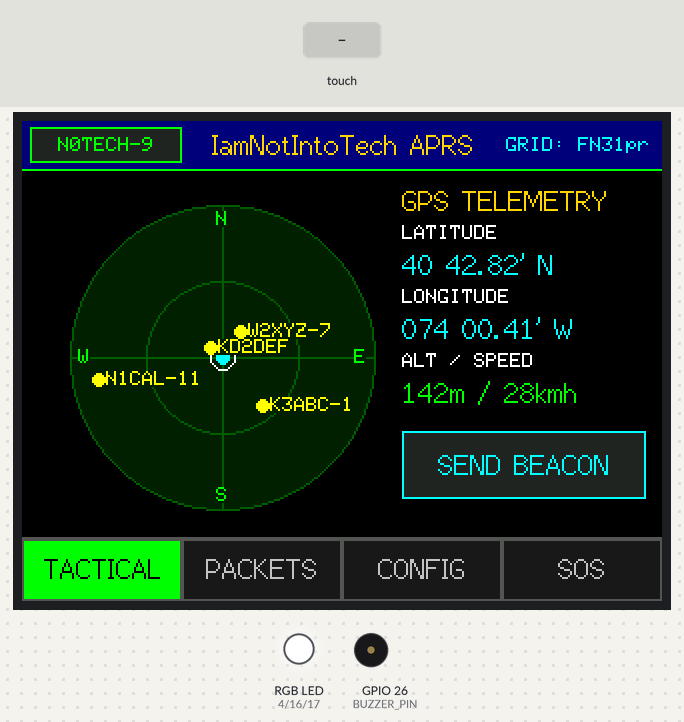
Recording of a program running on a simulated ESP32. Parts: 320×240 colour display, an RGB LED mixed from three pins (HIGH = lit), buzzer (waves = sounding). Dashed ring = blinking. Inputs (shaded band) come from the test bench.

Above: at 3.1 s.
3.2 s: touch panel pressed at 38 % / 90 % of its raw x / y range
At 4.5 s:
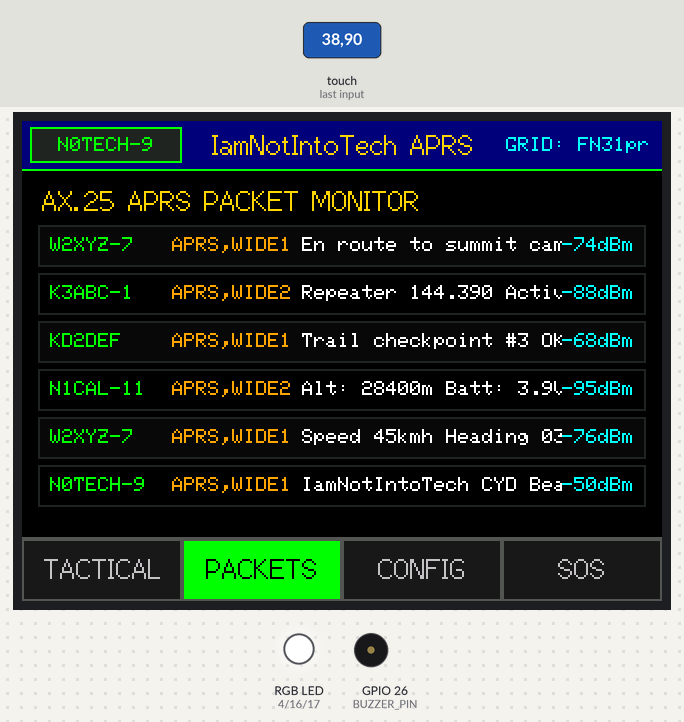
4.8 s: touch panel pressed at 62 % / 90 % of its raw x / y range
At 5.6 s:
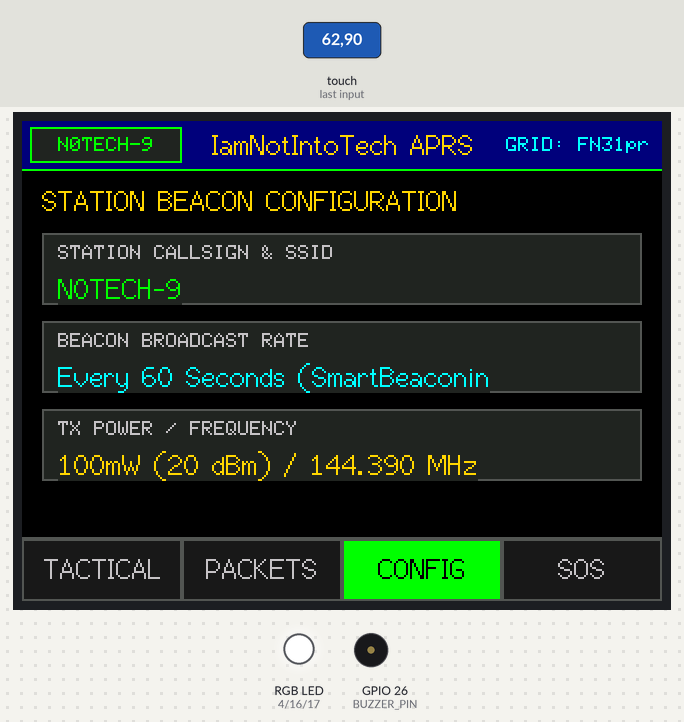
6.4 s: touch panel pressed at 87 % / 90 % of its raw x / y range
At 7.6 s:
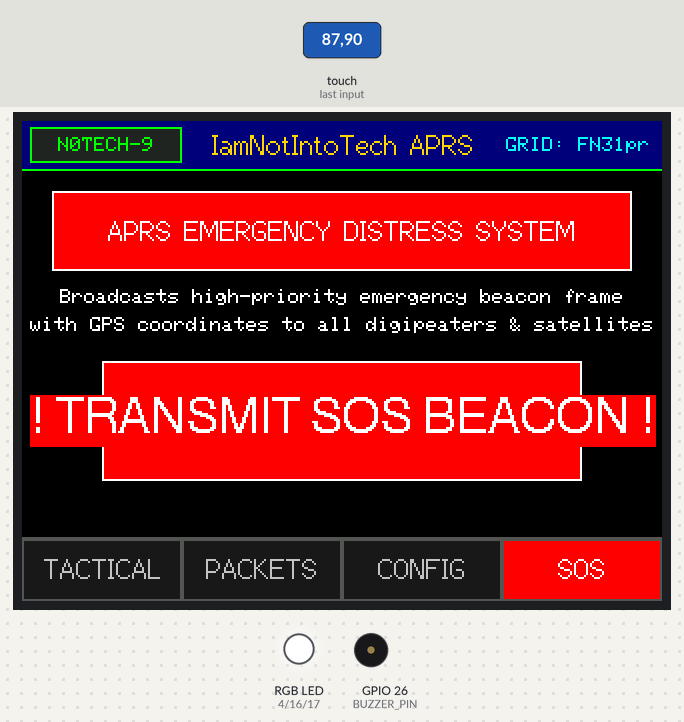
8.0 s: touch panel pressed at 38 % / 50 % of its raw x / y range
At 9.01 s:
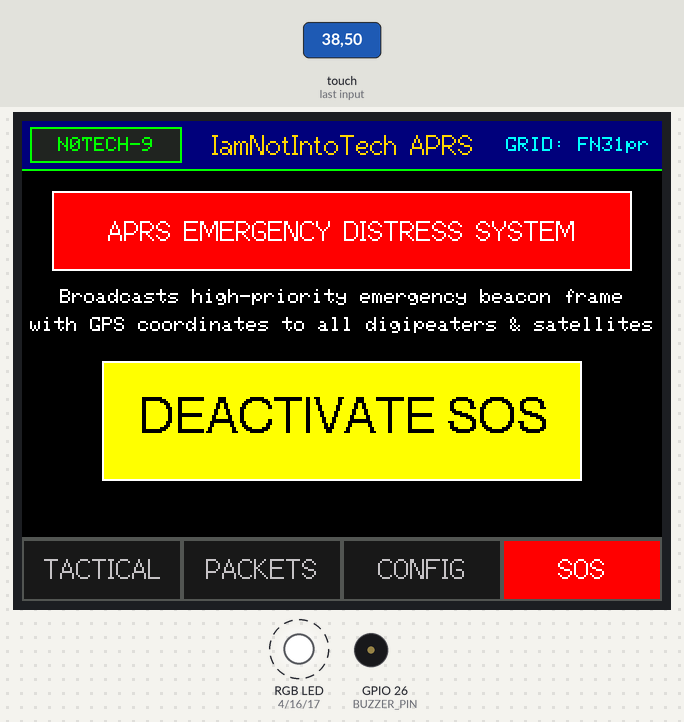
10.1 s: touch panel pressed at 62 % / 50 % of its raw x / y range
At 11.4 s:
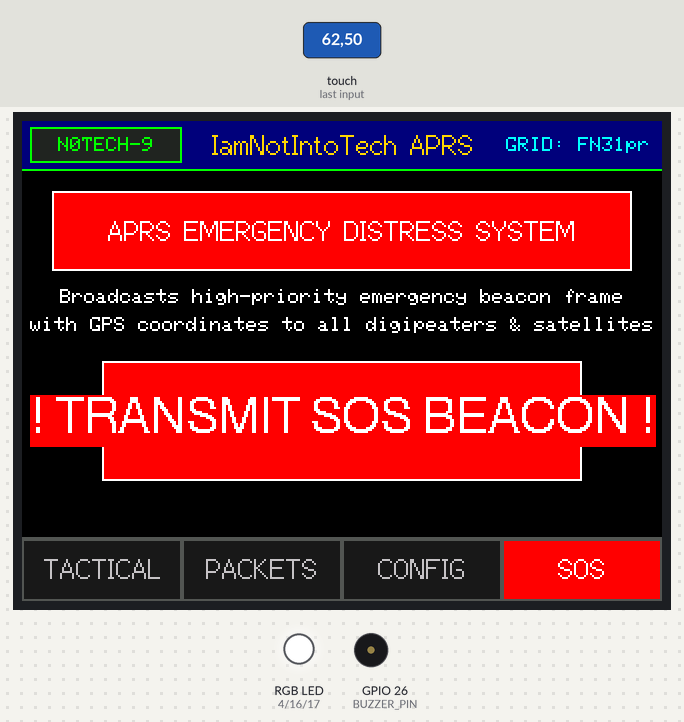
11.7 s: touch panel pressed at 87 % / 50 % of its raw x / y range
At 11.95 s:
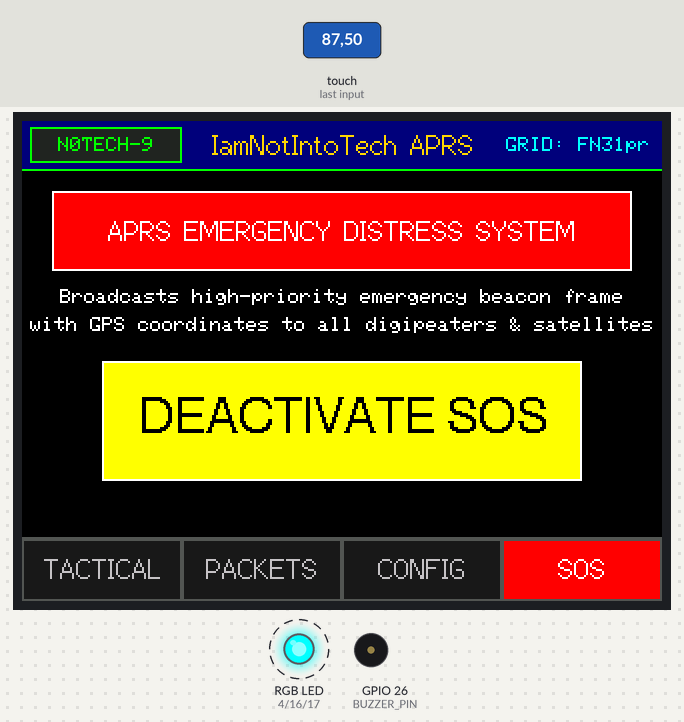
Timing chart, 0 to 15.3 s (numbered marks = the images above; inputs shaded):
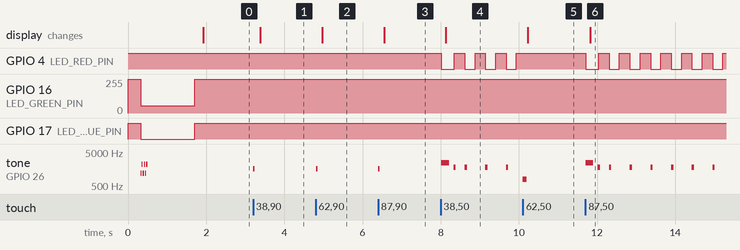

The program:

main.cpp
```cpp
/**
 * ============================================================================
 * Project 69 — CYD LoRa APRS Tactical Position Tracker & Beacon
 * Hardware: Cheap Yellow Display (ESP32-2432S028R 2.8" Resistive Touch)
 *
 * Features:
 *   - Tactical Amateur Radio APRS (Automatic Packet Reporting System) Terminal
 *   - 4 Touch-Navigated Tactical Views:
 *       1. TACTICAL RADAR GRID:
 *          • Polar range rings with Maidenhead Grid Locator (FN31pr)
 *          • Local GPS telemetry: Latitude, Longitude, Altitude, Speed & Course
 *          • Nearby APRS stations plotted with symbols ([Car], [Base], [Hiker], [Balloon])
 *       2. PACKET SNIFFER LOG:
 *          • Decoded AX.25 / APRS raw packet monitor with timestamps & RSSI (-84 dBm)
 *       3. BEACON CONFIG DECK:
 *          • My Callsign (N0TECH-9), SSID selector, Symbol icons, and Beacon rate
 *       4. EMERGENCY SOS BEACON:
 *          • High-priority emergency beacon trigger with siren & crimson strobe
 *   - Acoustic Bell 202 AFSK Sound Synthesis:
 *       • Simulates authentic 1200 Hz mark / 2200 Hz space tones on GPIO 26
 *   - Active-Low RGB LED: Blue on TX, Green on RX, Flashing Red on SOS
 *   - LDR Ambient Light Sensor on GPIO 34
 *
 * Community & Documentation:
 *   📺 Tutorial:  https://youtube.com/@IamNotIntoTech
 *   🖨️ Enclosure: https://youtube.com/@Makerrdesigns
 *
 * Brand: IamNotIntoTech
 * ============================================================================
 */

#include <Arduino.h>
#include <SPI.h>
#include <TFT_eSPI.h>
#include <XPT2046_Touchscreen.h>

// --- PIN DEFINITIONS ---
#define XPT2046_IRQ 36
#define XPT2046_MOSI 32
#define XPT2046_MISO 39
#define XPT2046_CLK 25
#define XPT2046_CS 33

#define LED_RED_PIN 4
#define LED_GREEN_PIN 16
#define LED_BLUE_PIN 17
#define BUZZER_PIN 26
#define LDR_PIN 34

// --- COLOR PALETTE (RGB565) ---
#define C_BLACK       0x0000
#define C_WHITE       0xFFFF
#define C_GREEN       0x07E0
#define C_CYAN        0x07FF
#define C_AMBER       0xFD20
#define C_RED         0xF800
#define C_YELLOW      0xFFE0
#define C_GOLD        0xFEA0
#define C_DARKGREY    0x2124
#define C_MIDGREY     0x52AA
#define C_LIGHTGREY   0xC618
#define C_NAVY        0x000F
#define C_TAB_BG      0x18C3
#define C_GRID_LINE   0x02E0

// --- HARDWARE INSTANCES ---
TFT_eSPI tft = TFT_eSPI();
SPIClass touchSPI(HSPI);
XPT2046_Touchscreen touch(XPT2046_CS, XPT2046_IRQ);

// --- DASHBOARD STATE ---
enum AprsView {
    VIEW_MAP_GRID  = 0,
    VIEW_PACKETS   = 1,
    VIEW_CONFIG    = 2,
    VIEW_SOS       = 3,
    VIEW_COUNT     = 4
};

const char* VIEW_NAMES[VIEW_COUNT] = {
    "TACTICAL", "PACKETS", "CONFIG", "SOS"
};

int currentView = VIEW_MAP_GRID;

// My Station Telemetry
const char* myCallsign = "N0TECH-9";
const char* myGrid = "FN31pr";
float myLat = 40.7128f;
float myLon = -74.0060f;
int myAltM = 142;
int mySpeedKmh = 28;
int myCourseDeg = 45;

int beaconIntervalSec = 60;
unsigned long lastBeaconTx = 0;
bool sosActive = false;
bool sosStrobeState = false;
unsigned long lastSosStrobe = 0;

// Nearby Stations
struct AprsNode {
    const char* callsign;
    const char* symbol;
    float distKm;
    float bearingDeg;
    int rssi;
};

#define NUM_NODES 4
AprsNode nearbyNodes[NUM_NODES] = {
    { "W2XYZ-7",  "[CAR]",     4.2f,  35.0f, -74 },
    { "K3ABC-1",  "[BASE]",    8.5f, 140.0f, -88 },
    { "N1CAL-11", "[BALLOON]", 16.8f, 260.0f, -95 },
    { "KD2DEF",   "[HIKER]",   2.1f, 310.0f, -68 }
};

// Packet Log Buffer
#define MAX_LOG 6
struct PacketEntry {
    const char* src;
    const char* dst;
    const char* info;
    int rssi;
};

PacketEntry packetLog[MAX_LOG] = {
    { "W2XYZ-7", "APRS,WIDE1", "En route to summit camp", -74 },
    { "K3ABC-1", "APRS,WIDE2", "Repeater 144.390 Active", -88 },
    { "KD2DEF",  "APRS,WIDE1", "Trail checkpoint #3 OK",   -68 },
    { "N1CAL-11","APRS,WIDE2", "Alt: 28400m Batt: 3.9V",   -95 },
    { "W2XYZ-7", "APRS,WIDE1", "Speed 45kmh Heading 030", -76 },
    { "N0TECH-9","APRS,WIDE1", "IamNotIntoTech CYD Beacon",-50 }
};

// --- HARDWARE HELPERS ---
void setRgbLed(uint8_t r, uint8_t g, uint8_t b) {
    analogWrite(LED_RED_PIN, 255 - r);
    analogWrite(LED_GREEN_PIN, 255 - g);
    analogWrite(LED_BLUE_PIN, 255 - b);
}

// AX.25 Bell 202 AFSK audio simulation (1200 / 2200 Hz tones)
void playAfskBurst() {
    int tones[] = { 1200, 2200, 1200, 1200, 2200, 1200, 2200, 2200 };
    for (int i = 0; i < 8; i++) {
        tone(BUZZER_PIN, tones[i], 18);
        delay(22);
    }
}

// --- BOOT SEQUENCE ---
void showBootSequence() {
    tft.fillScreen(C_BLACK);
    setRgbLed(0, 0, 0);

    tft.setTextColor(C_GOLD, C_BLACK);
    tft.setTextDatum(MC_DATUM);
    tft.drawString("IamNotIntoTech", 160, 45, 4);

    tft.setTextColor(C_GREEN, C_BLACK);
    tft.drawString("LoRa APRS TACTICAL POSITION BEACON", 160, 80, 2);

    // Radio antenna icon
    tft.drawCircle(160, 128, 22, C_GREEN);
    tft.drawCircle(160, 128, 14, C_CYAN);
    tft.drawFastVLine(160, 115, 30, C_WHITE);
    tft.fillCircle(160, 115, 3, C_GOLD);

    tft.setTextColor(C_LIGHTGREY, C_BLACK);
    tft.drawString("Initializing AX.25 144.390 MHz Radio...", 160, 185, 2);

    setRgbLed(0, 200, 255);
    playAfskBurst();

    delay(1200);
    setRgbLed(0, 0, 0);
    tft.fillScreen(C_BLACK);
}

// --- TOP HEADER ---
void renderHeader() {
    tft.fillRect(0, 0, 320, 24, C_NAVY);
    tft.drawFastHLine(0, 24, 320, C_GREEN);

    // Callsign badge
    tft.fillRect(4, 3, 76, 18, C_DARKGREY);
    tft.drawRect(4, 3, 76, 18, C_GREEN);
    tft.setTextColor(C_GREEN, C_DARKGREY);
    tft.setTextDatum(MC_DATUM);
    tft.drawString(myCallsign, 42, 12, 1);

    // Center branding
    tft.setTextColor(C_GOLD, C_NAVY);
    tft.drawString("IamNotIntoTech APRS", 160, 12, 2);

    // Grid locator
    tft.setTextDatum(MR_DATUM);
    tft.setTextColor(C_CYAN, C_NAVY);
    char gBuf[16];
    snprintf(gBuf, sizeof(gBuf), "GRID: %s", myGrid);
    tft.drawString(gBuf, 314, 12, 1);
}

// --- BOTTOM NAVIGATION TABS ---
void renderNavTabs() {
    tft.drawFastHLine(0, 208, 320, C_MIDGREY);
    for (int i = 0; i < VIEW_COUNT; i++) {
        int x = i * 80;
        bool active = (i == currentView);
        uint16_t bg = active ? (i == VIEW_SOS ? C_RED : C_GREEN) : C_TAB_BG;
        uint16_t textCol = active ? C_BLACK : C_LIGHTGREY;
        if (active && i == VIEW_SOS) textCol = C_WHITE;

        tft.fillRect(x, 209, 80, 31, bg);
        tft.drawRect(x, 209, 80, 31, C_MIDGREY);
        tft.setTextDatum(MC_DATUM);
        tft.setTextColor(textCol, bg);
        tft.drawString(VIEW_NAMES[i], x + 40, 224, 2);
    }
}

// --- VIEW 1: TACTICAL RADAR GRID ---
void renderTacticalGrid() {
    tft.fillRect(0, 25, 320, 183, C_BLACK);

    // Left Polar Radar Scope (Center X: 100, Y: 118, Radius 76)
    int cx = 100, cy = 118, r = 76;
    tft.fillCircle(cx, cy, r, 0x0100);
    tft.drawCircle(cx, cy, r, C_GRID_LINE);
    tft.drawCircle(cx, cy, r / 2, C_GRID_LINE);
    tft.drawFastHLine(cx - r, cy, r * 2, C_GRID_LINE);
    tft.drawFastVLine(cx, cy - r, r * 2, C_GRID_LINE);

    // Cardinal bearings
    tft.setTextColor(C_GREEN, 0x0100);
    tft.setTextDatum(MC_DATUM);
    tft.drawString("N", cx, cy - r + 7, 1);
    tft.drawString("S", cx, cy + r - 7, 1);
    tft.drawString("E", cx + r - 7, cy, 1);
    tft.drawString("W", cx - r + 7, cy, 1);

    // My station icon at center
    tft.fillCircle(cx, cy, 3, C_CYAN);
    tft.drawCircle(cx, cy, 6, C_WHITE);

    // Plot nearby APRS nodes
    for (int i = 0; i < NUM_NODES; i++) {
        AprsNode& n = nearbyNodes[i];
        float rad = (n.bearingDeg - 90.0f) * (PI / 180.0f);
        float px = (n.distKm / 20.0f) * r;
        if (px > r - 6) px = r - 6;
        int nx = cx + (int)(cos(rad) * px);
        int ny = cy + (int)(sin(rad) * px);

        tft.fillCircle(nx, ny, 3, C_YELLOW);
        tft.setTextColor(C_YELLOW, 0x0100);
        tft.setTextDatum(TL_DATUM);
        tft.drawString(n.callsign, nx + 4, ny - 4, 1);
    }

    // Right Telemetry Box (X: 190 to 315)
    tft.setTextColor(C_GOLD, C_BLACK);
    tft.setTextDatum(TL_DATUM);
    tft.drawString("GPS TELEMETRY", 190, 32, 2);

    tft.setTextColor(C_WHITE, C_BLACK);
    tft.drawString("LATITUDE", 190, 52, 1);
    tft.setTextColor(C_CYAN, C_BLACK);
    tft.drawString("40 42.82' N", 190, 64, 2);

    tft.setTextColor(C_WHITE, C_BLACK);
    tft.drawString("LONGITUDE", 190, 84, 1);
    tft.setTextColor(C_CYAN, C_BLACK);
    tft.drawString("074 00.41' W", 190, 96, 2);

    tft.setTextColor(C_WHITE, C_BLACK);
    tft.drawString("ALT / SPEED", 190, 116, 1);
    char spdBuf[32];
    snprintf(spdBuf, sizeof(spdBuf), "%dm / %dkmh", myAltM, mySpeedKmh);
    tft.setTextColor(C_GREEN, C_BLACK);
    tft.drawString(spdBuf, 190, 128, 2);

    // 1-Tap Force Beacon Button (X: 190 to 310, Y: 155 to 195)
    tft.fillRect(190, 155, 122, 34, C_DARKGREY);
    tft.drawRect(190, 155, 122, 34, C_CYAN);
    tft.setTextColor(C_CYAN, C_DARKGREY);
    tft.setTextDatum(MC_DATUM);
    tft.drawString("SEND BEACON", 251, 172, 2);
}

// --- VIEW 2: PACKET SNIFFER LOG ---
void renderPacketLog() {
    tft.fillRect(0, 25, 320, 183, C_BLACK);

    tft.setTextColor(C_GOLD, C_BLACK);
    tft.setTextDatum(TL_DATUM);
    tft.drawString("AX.25 APRS PACKET MONITOR", 10, 32, 2);

    for (int i = 0; i < MAX_LOG; i++) {
        int y = 52 + (i * 24);
        PacketEntry& p = packetLog[i];

        // Draw packet entry strip
        tft.fillRect(8, y, 304, 21, (i % 2 == 0) ? 0x0841 : C_BLACK);
        tft.drawRect(8, y, 304, 21, C_DARKGREY);

        // Callsign & RSSI
        tft.setTextColor(C_GREEN, (i % 2 == 0) ? 0x0841 : C_BLACK);
        tft.setTextDatum(ML_DATUM);
        tft.drawString(p.src, 14, y + 10, 1);

        tft.setTextColor(C_AMBER, (i % 2 == 0) ? 0x0841 : C_BLACK);
        tft.drawString(p.dst, 75, y + 10, 1);

        tft.setTextColor(C_WHITE, (i % 2 == 0) ? 0x0841 : C_BLACK);
        tft.drawString(p.info, 140, y + 10, 1);

        tft.setTextColor(C_CYAN, (i % 2 == 0) ? 0x0841 : C_BLACK);
        tft.setTextDatum(MR_DATUM);
        char rssiBuf[16];
        snprintf(rssiBuf, sizeof(rssiBuf), "%ddBm", p.rssi);
        tft.drawString(rssiBuf, 306, y + 10, 1);
    }
}

// --- VIEW 3: BEACON CONFIG DECK ---
void renderConfigDeck() {
    tft.fillRect(0, 25, 320, 183, C_BLACK);

    tft.setTextColor(C_GOLD, C_BLACK);
    tft.setTextDatum(TL_DATUM);
    tft.drawString("STATION BEACON CONFIGURATION", 10, 32, 2);

    // Setting 1: Station Callsign & SSID
    tft.fillRect(10, 56, 300, 36, C_DARKGREY);
    tft.drawRect(10, 56, 300, 36, C_MIDGREY);
    tft.setTextColor(C_LIGHTGREY, C_DARKGREY);
    tft.drawString("STATION CALLSIGN & SSID", 18, 62, 1);
    tft.setTextColor(C_GREEN, C_DARKGREY);
    tft.drawString(myCallsign, 18, 76, 2);

    // Setting 2: Beacon Interval
    tft.fillRect(10, 100, 300, 36, C_DARKGREY);
    tft.drawRect(10, 100, 300, 36, C_MIDGREY);
    tft.setTextColor(C_LIGHTGREY, C_DARKGREY);
    tft.drawString("BEACON BROADCAST RATE", 18, 106, 1);
    char intBuf[32];
    snprintf(intBuf, sizeof(intBuf), "Every %d Seconds (SmartBeaconing)", beaconIntervalSec);
    tft.setTextColor(C_CYAN, C_DARKGREY);
    tft.drawString(intBuf, 18, 120, 2);

    // Setting 3: Transmit Power
    tft.fillRect(10, 144, 300, 36, C_DARKGREY);
    tft.drawRect(10, 144, 300, 36, C_MIDGREY);
    tft.setTextColor(C_LIGHTGREY, C_DARKGREY);
    tft.drawString("TX POWER / FREQUENCY", 18, 150, 1);
    tft.setTextColor(C_GOLD, C_DARKGREY);
    tft.drawString("100mW (20 dBm) / 144.390 MHz", 18, 164, 2);
}

// --- VIEW 4: EMERGENCY SOS BEACON ---
void renderSosView() {
    tft.fillRect(0, 25, 320, 183, C_BLACK);

    tft.fillRect(15, 35, 290, 40, C_RED);
    tft.drawRect(15, 35, 290, 40, C_WHITE);
    tft.setTextColor(C_WHITE, C_RED);
    tft.setTextDatum(MC_DATUM);
    tft.drawString("APRS EMERGENCY DISTRESS SYSTEM", 160, 55, 2);

    tft.setTextColor(C_WHITE, C_BLACK);
    tft.drawString("Broadcasts high-priority emergency beacon frame", 160, 88, 1);
    tft.drawString("with GPS coordinates to all digipeaters & satellites", 160, 102, 1);

    // Big Action Button
    uint16_t btnBg = sosActive ? C_YELLOW : C_RED;
    tft.fillRect(40, 120, 240, 60, btnBg);
    tft.drawRect(40, 120, 240, 60, C_WHITE);
    tft.setTextColor(sosActive ? C_BLACK : C_WHITE, btnBg);
    tft.drawString(sosActive ? "DEACTIVATE SOS" : "! TRANSMIT SOS BEACON !", 160, 150, 4);
}

// --- TOUCH INPUT HANDLER ---
void handleTouch() {
    if (!touch.touched()) return;

    TS_Point p = touch.getPoint();
    int tx = map(p.x, 240, 3800, 0, 320);
    int ty = map(p.y, 240, 3800, 0, 240);

    // Check bottom navigation tabs (Y >= 208)
    if (ty >= 208) {
        int tab = tx / 80;
        if (tab >= 0 && tab < VIEW_COUNT && tab != currentView) {
            currentView = tab;
            tone(BUZZER_PIN, 1600, 40);
            renderHeader();
            renderNavTabs();
            switch (currentView) {
                case VIEW_MAP_GRID: renderTacticalGrid(); break;
                case VIEW_PACKETS:  renderPacketLog(); break;
                case VIEW_CONFIG:   renderConfigDeck(); break;
                case VIEW_SOS:      renderSosView(); break;
            }
            delay(150);
            return;
        }
    }

    // Force Send Beacon on Tactical View (X: 190 to 310, Y: 155 to 195)
    if (currentView == VIEW_MAP_GRID && tx >= 190 && ty >= 155 && ty <= 195) {
        setRgbLed(0, 0, 255); // Blue TX
        playAfskBurst();
        setRgbLed(0, 0, 0);
        delay(180);
        return;
    }

    // SOS Toggle Button (X: 40 to 280, Y: 120 to 180)
    if (currentView == VIEW_SOS && tx >= 40 && tx <= 280 && ty >= 120 && ty <= 180) {
        sosActive = !sosActive;
        if (sosActive) {
            setRgbLed(255, 0, 0);
            tone(BUZZER_PIN, 2400, 200);
        } else {
            setRgbLed(0, 0, 0);
            tone(BUZZER_PIN, 800, 100);
        }
        renderSosView();
        delay(200);
        return;
    }
}

// --- SETUP ---
void setup() {
    Serial.begin(115200);

    // Initialize RGB LED & Pins
    pinMode(LED_RED_PIN, OUTPUT);
    pinMode(LED_GREEN_PIN, OUTPUT);
    pinMode(LED_BLUE_PIN, OUTPUT);
    setRgbLed(0, 0, 0);

    pinMode(BUZZER_PIN, OUTPUT);
    pinMode(LDR_PIN, INPUT);

    // Initialize Display
    tft.init();
    tft.setRotation(1); // Landscape 320x240
    tft.fillScreen(C_BLACK);

    // Initialize Touchscreen (HSPI)
    touchSPI.begin(XPT2046_CLK, XPT2046_MISO, XPT2046_MOSI, XPT2046_CS);
    touch.begin(touchSPI);
    touch.setRotation(1);

    // Boot sequence
    showBootSequence();

    // Render initial UI
    renderHeader();
    renderNavTabs();
    renderTacticalGrid();

    lastBeaconTx = millis();
}

// --- MAIN LOOP ---
void loop() {
    unsigned long now = millis();

    // Touch input check
    handleTouch();

    // Automatic beacon transmission timer
    if (now - lastBeaconTx >= (beaconIntervalSec * 1000UL)) {
        lastBeaconTx = now;
        setRgbLed(0, 0, 255); // Blue TX
        playAfskBurst();
        setRgbLed(0, 0, 0);
    }

    // Emergency SOS Strobe
    if (sosActive) {
        if (now - lastSosStrobe >= 250) {
            lastSosStrobe = now;
            sosStrobeState = !sosStrobeState;
            setRgbLed(sosStrobeState ? 255 : 0, 0, 0);
            if (sosStrobeState) {
                tone(BUZZER_PIN, 1800, 60);
            }
        }
    }

    delay(20);
}
```

Measured:
- after the input at 3.2 s, tone on GPIO 26 (BUZZER_PIN): silent → 1600 Hz at once, → silent 0.04 s later; the display: changes after 0.18 s (image 1)
- after the input at 4.8 s, tone on GPIO 26 (BUZZER_PIN): silent → 1600 Hz at once, → silent 0.04 s later; the display: changes after 0.17 s (image 2)
- after the input at 6.4 s, tone on GPIO 26 (BUZZER_PIN): silent → 1600 Hz at once, → silent 0.04 s later; the display: changes after 0.16 s (image 3)
- after the input at 8.0 s, GPIO 4 (LED_RED_PIN): alternates HIGH for 0.26 s and LOW for 0.26 s, starting at once; tone on GPIO 26 (BUZZER_PIN): plays 2400 Hz for 0.20 s, 1800 Hz for 0.06 s, 1800 Hz for 0.06 s, 1800 Hz for 0.06 s, 1800 Hz for 0.06 s, starting at once; the display: changes after 0.13 s (image 4)
- after the input at 10.1 s, GPIO 4 (LED_RED_PIN): stops changing and stays HIGH; the display: changes after 0.13 s (image 5)
- after the input at 11.7 s, GPIO 4 (LED_RED_PIN): alternates HIGH for 0.26 s and LOW for 0.26 s, starting at once; tone on GPIO 26 (BUZZER_PIN): plays 2400 Hz for 0.20 s, 1800 Hz for 0.06 s, 1800 Hz for 0.06 s, 1800 Hz for 0.06 s, 1800 Hz for 0.06 s, 1800 Hz for 0.06 s … (8 notes in this stretch), starting at once
